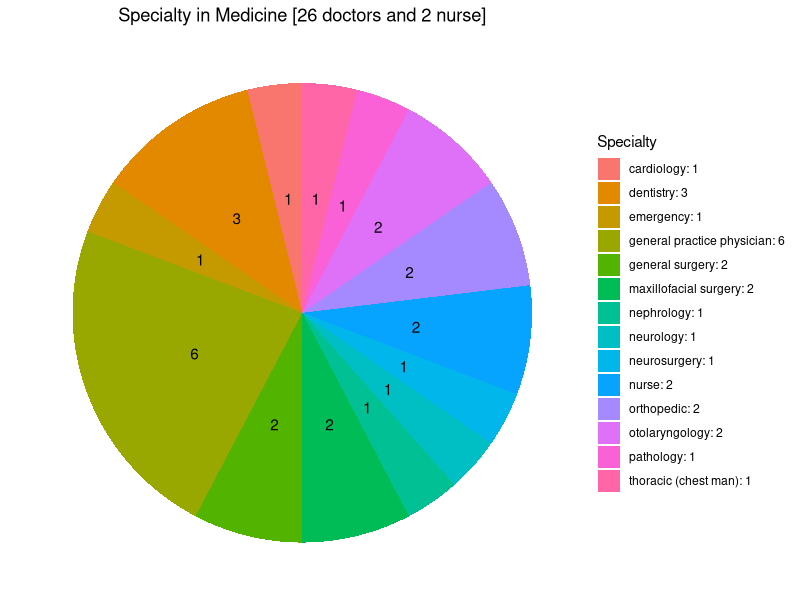

Write the R code that produced this figure.
## ---- chunk 1
knitr::opts_chunk$set(message = FALSE)
## ---- chunk 2

# Install and load necessary libraries; for presenting a pie chart of a statistics of conference registration
#install.packages("googlesheets4")
#install.packages("tidyverse")
#library(googlesheets4)
#library(tidyverse)
# install.packages("ggplot2")
library(dplyr, ggplot2)

## Read data from Google Sheet
#msc2023_participants <- read_sheet("https://docs.google.com/spreadsheets/d/16w-_RyZ7PgLvNTTeujzUJ7R-okNa30GmQfXK9omp8OI/edit")

# Read data from CSV file
msc2023_participants <- read.csv("2023MSC_form_Registration (Responses) - Form Responses 1.csv")


# Count the number of occurrences of each specialty
data_count <- msc2023_participants %>% count(`Specialty.in.Medicine`)

# Add a new column to the data that contains the desired legend labels
data_count$legend_labels <- paste(data_count$`Specialty.in.Medicine`, data_count$n, sep=": ")

# Create pie chart with percentage labels and counts
ggplot2::ggplot(data_count, ggplot2::aes(x="", y=n, fill=legend_labels)) +
  ggplot2::geom_bar(width = 1, stat = "identity") +
  ggplot2::coord_polar("y", start=0) +
  ggplot2::theme_void() +
  ggplot2::ggtitle(paste0("Specialty in Medicine [", length(msc2023_participants$Specialty.in.Medicine!="nurse"), " doctors and 2 nurse]", sep="")) +
  ggplot2::theme(plot.title = ggplot2::element_text(hjust = 0.5)) +
  ggplot2::scale_fill_discrete(name="Specialty") +
  ggplot2::geom_text(ggplot2::aes(label=n), position=ggplot2::position_stack(vjust=0.5))


# spared by tidyverse::
#ggplot(data_count, aes(x="", y=n, fill=`Specialty.in.Medicine`)) +
#  geom_bar(width = 1, stat = "identity") +
#  coord_polar("y", start=0) +
#  theme_void() +
#  ggtitle("Specialty in Medicine") +
#  theme(plot.title = element_text(hjust = 0.5)) +
#  scale_fill_discrete(name="Specialty") +
#  geom_text(aes(label=paste0(round(n/sum(n)*100), "% (", n, ")")), position=position_stack(vjust=0.5))
#



#xx Create pie chart using ggplot2 from msc2023_participants dataset directly
#ggplot(msc2023_participants, aes(x="", y=<column containing values>, fill="Specialty in Medicine")) +
#  geom_bar(width = 1, stat = "identity") +
#  coord_polar("y", start=0) +
#  theme_void()



